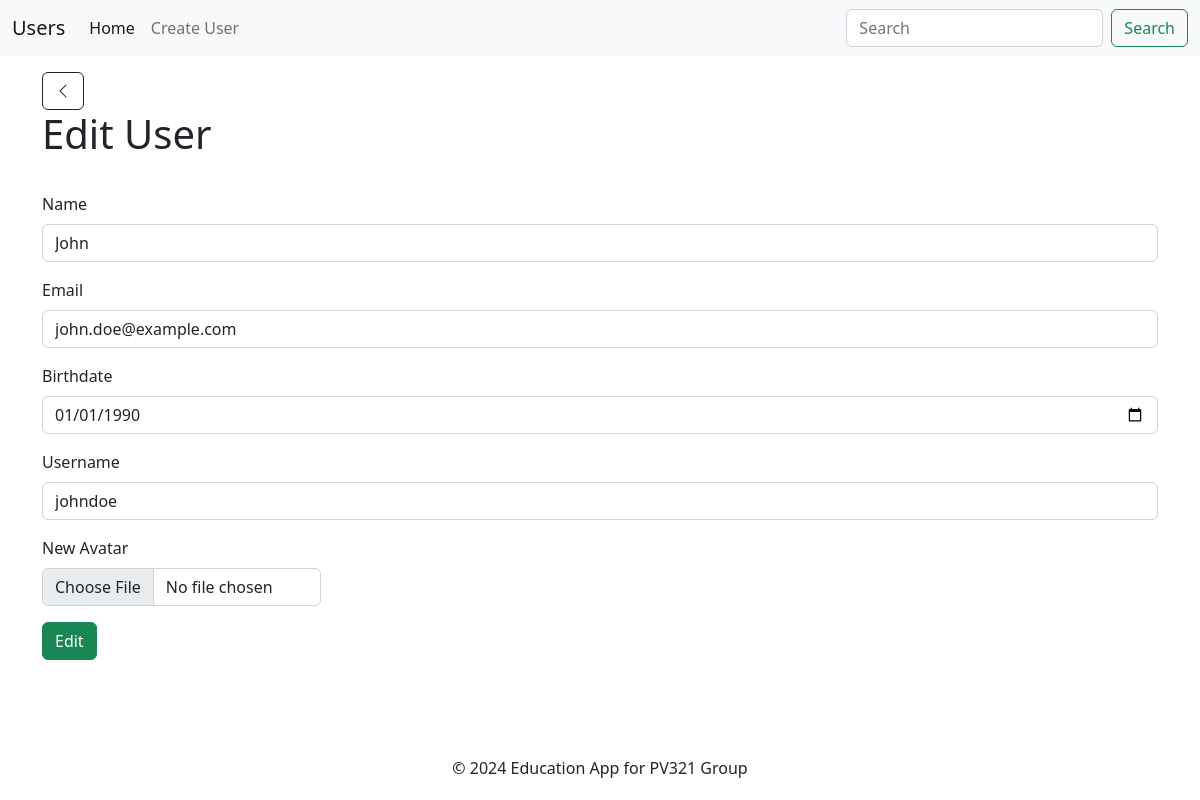
Page /users/edit/1 on the committed database.
### users/models.py (models this page shows, shortened)
class User(models.Model):
    name = models.CharField(max_length=255)
    email = models.EmailField()
    birthdate = models.DateField()
    username = models.CharField(max_length=255)
    avatar = models.ImageField(upload_to="avatars/", blank=True, null=True)

### users/views.py (the view)
# urls.py: path("edit/<int:id>", views.edit),
def edit(request, id):
    try:
        user = User.objects.get(id=id)
    except User.DoesNotExist:
        return redirect("/users/home")
    form = EditUser(instance=user)
    if request.method == "POST":
        form = EditUser(request.POST, request.FILES, instance=user)
        if form.is_valid():
            form.save()
            return redirect("/users/home")
    return render(request, "edit.html", {"form": form, "return_url": "/users/home"})

### users/forms.py
class EditUser(forms.ModelForm):
    class Meta:
        model = User
        fields = "__all__"

### users/templates/edit.html (shortened to what this page needs)
{% extends '_layout.html' %}
{% block header %}Edit User{% endblock %}
{% block content %}
<form method="POST" class="user-edit-form" enctype="multipart/form-data">
    <div class="image-block">
    </div>
    <div class="mb-3">
        <label class="form-label">Name</label>
        <input type="text" value={{form.name.value}} name="name" class="form-control" placeholder="Enter name">
    </div>
    <div class="mb-3">
        <label class="form-label">Email</label>
        <input type="email" value={{form.email.value}} name="email" class="form-control" placeholder="Enter email">
    </div>
    <div class="mb-3">
        <label class="form-label">Birthdate</label>
        <input type="date" value={{form.birthdate.value | date:"Y-m-d"}} name="birthdate" class="form-control"
            placeholder="Enter birthdate">
    </div>
    <div class="mb-3">
        <label class="form-label">Username</label>
        <input type="username" value={{form.username.value}} name="username" class="form-control"
            placeholder="Enter username">
    </div>
    <div class="col-3">
        <div class="mb-3">
            <label class="form-label">New Avatar</label>
            <input type="file" name="avatar" class="form-control" placeholder="Choose user avatar">
        </div>
    </div>
    <button class="btn btn-success">Edit</button>
</form>
{% endblock %}

### users/static/style.css (style rules this page uses)
body { min-height: 100vh; display: flex; flex-direction: column; }
.image-block { text-align: center; }

### rows in the picture
User: email "john.doe@example.com", birthdate "01/01/1990", username "johndoe"
